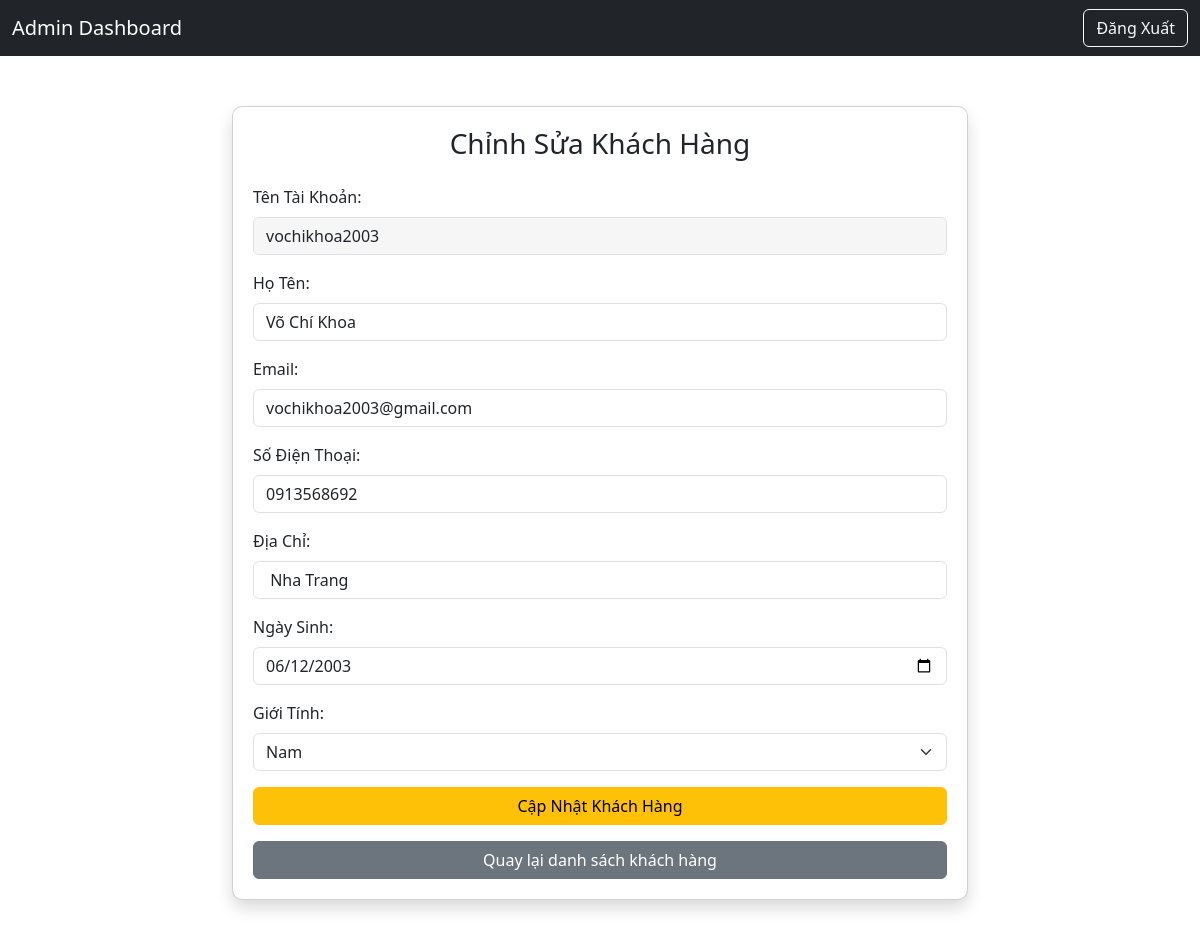
The app's page /admin_edit_customer.php?id=1 (signed in) with its own data.
### tables this page shows
CREATE TABLE `taikhoan` (
  `ma_tai_khoan` int(11) NOT NULL,
  `ho_ten` text NOT NULL,
  `ten_tai_khoan` text NOT NULL,
  `email` text NOT NULL,
  `sdt` text NOT NULL,
  `dia_chi` text NOT NULL,
  `mat_khau` text NOT NULL,
  `ngay_sinh` date NOT NULL,
  `gioi_tinh` text NOT NULL
);

### admin_edit_customer.php (the view, shortened to what this page needs)
<?php
include("config.php");
$ma_tai_khoan = intval($_GET['id']);
$sql = "SELECT * FROM taikhoan WHERE ma_tai_khoan = ?";
$stmt = $conn->prepare($sql);
$stmt->bind_param("i", $ma_tai_khoan);
$stmt->execute();
$result = $stmt->get_result();
$customer = $result->fetch_assoc();
?>
<!DOCTYPE html>
<html lang="vi-VN">
<head>
    <link href="https://cdn.jsdelivr.net/npm/bootstrap@5.3.0/dist/css/bootstrap.min.css" rel="stylesheet">
</head>
<body>
<nav class="navbar navbar-expand-lg navbar-dark bg-dark">
    <div class="container-fluid">
        <a class="navbar-brand" href="admin_dashboard.php">Admin Dashboard</a>
        <div class="d-flex">
            <a href="logout_admin.php" class="btn btn-outline-light">Đăng Xuất</a>
        </div>
    </div>
</nav>
<div class="container edit-customer-container">
    <div class="row justify-content-center">
        <div class="col-md-8">
            <div class="card shadow">
                <h3 class="card-title text-center mb-4">Chỉnh Sửa Khách Hàng</h3>
                <form method="POST" action="admin_edit_customer.php?id=<?php echo $ma_tai_khoan; ?>">
                    <div class="mb-3">
                        <label for="ten_tai_khoan" class="form-label">Tên Tài Khoản:</label>
                        <input type="text" class="form-control" id="ten_tai_khoan" name="ten_tai_khoan" style="background-color: #f6f6f6;"  value="<?php echo htmlspecialchars($customer['ten_tai_khoan']); ?>" readonly>
                    </div>
                    <div class="mb-3">
                        <label for="ho_ten" class="form-label">Họ Tên:</label>
                        <input type="text" class="form-control" id="ho_ten" name="ho_ten" value="<?php echo htmlspecialchars($customer['ho_ten']); ?>" required>
                    </div>
                    <div class="mb-3">
                        <label for="email" class="form-label">Email:</label>
                        <input type="email" class="form-control" id="email" name="email" value="<?php echo htmlspecialchars($customer['email']); ?>" required>
                    </div>
                    <div class="mb-3">
                        <label for="sdt" class="form-label">Số Điện Thoại:</label>
                        <input type="tel" class="form-control" id="sdt" name="sdt" value="<?php echo htmlspecialchars($customer['sdt']); ?>" required>
                    </div>
                    <div class="mb-3">
                        <label for="dia_chi" class="form-label">Địa Chỉ:</label>
                        <input type="text" class="form-control" id="dia_chi" name="dia_chi" value="<?php echo htmlspecialchars($customer['dia_chi']); ?>" required>
                    </div>
                    <div class="mb-3">
                        <label for="ngay_sinh" class="form-label">Ngày Sinh:</label>
                        <input type="date" class="form-control" id="ngay_sinh" name="ngay_sinh" value="<?php echo htmlspecialchars($customer['ngay_sinh']); ?>" required>
                    </div>
                    <div class="mb-3">
                        <label for="gioi_tinh" class="form-label">Giới Tính:</label>
                        <select class="form-select" id="gioi_tinh" name="gioi_tinh" required>
                            <option value="Nam" <?php if ($customer['gioi_tinh'] == 'Nam') echo 'selected'; ?>>Nam</option>
                        </select>
                    </div>
                    <button type="submit" class="btn btn-warning w-100">Cập Nhật Khách Hàng</button>
                </form>
                <a href="admin_customers.php" class="btn btn-secondary w-100 mt-3">Quay lại danh sách khách hàng</a>
            </div>
        </div>
    </div>
</div>
</body>
</html>

### admin_edit_customer.php (style rules this page uses)
.edit-customer-container { margin-top: 50px; margin-bottom: 50px; }
.card { padding: 20px; border-radius: 10px; }

### records on screen
taikhoan: ten_tai_khoan "vochikhoa2003", ho_ten "Võ Chí Khoa", email "vochikhoa2003@gmail.com", sdt "0913568692", dia_chi "Nha Trang", ngay_sinh "06/12/2003"
